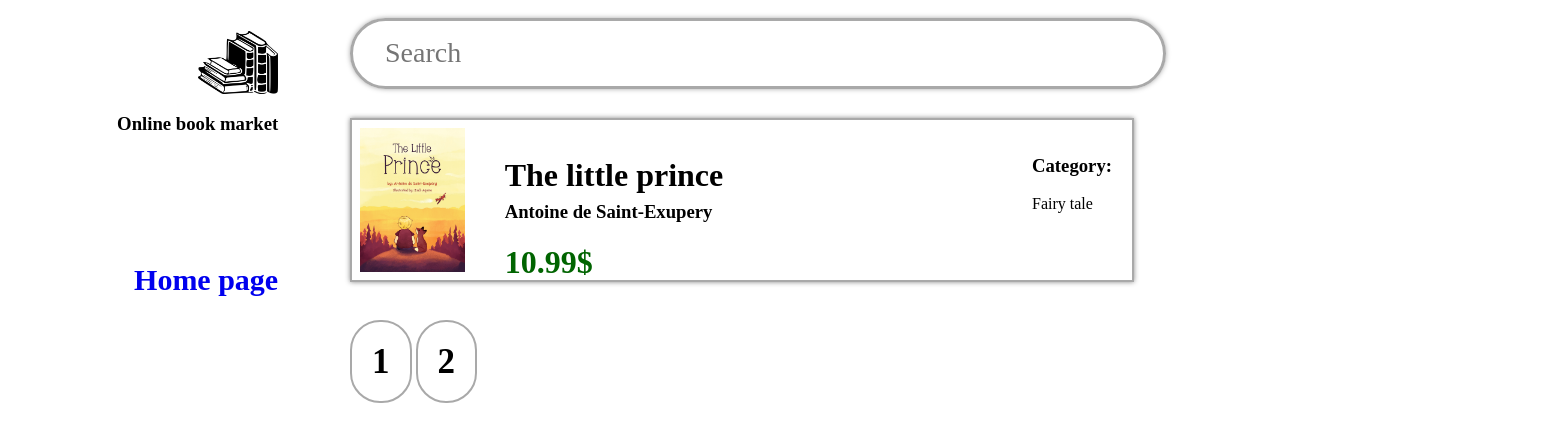
Screenshot of /?page=2 with the database file from the repository.
### market/models.py (models this page shows, shortened)
class Book(models.Model):
    cover_types = [('soft', 'Soft'), ('hard', 'Hard'), ('special', 'Special')]
    name = models.CharField('Book name', max_length=31)
    page_count = models.DecimalField('Numer of pages', max_digits=4, decimal_places=0)
    category = models.ManyToManyField('Category', verbose_name='Categories', limit_choices_to={'id__in': Category.objects.all()[:5]})
    author_name = models.ForeignKey(Author, on_delete=models.CASCADE, related_name='books', null=True)
    price = models.DecimalField('Price', max_digits=4, decimal_places=2)
    cover_type = models.CharField('Cover type', max_length=31, choices=cover_types, blank=True, null=True)
    image = models.ImageField('Load image', upload_to='images/')
    class Meta:
        verbose_name = 'Book'
        verbose_name_plural = 'Books'

class Author(models.Model):
    name = models.CharField('Author', max_length=31)
    def __str__(self):
        return f'{self.name}'
    class Meta:
        verbose_name = 'Author'
        verbose_name_plural = 'Authors'

class Category(models.Model):
    name = models.CharField('Category', max_length=31)
    class Meta:
        verbose_name = 'Category'
        verbose_name_plural = 'Categories'

### market/views.py (the view)
# urls.py: path('', views.BookStore.as_view(), name='home'),
class BookStore(ListView):
    paginate_by = 4
    model = Book
    template_name = 'market/market_home.html'
    context_object_name = 'book_store'
    extra_context = {'title': 'Home page'}
    def get_queryset(self):
        queryset = super().get_queryset()
        for book in queryset:
            book.categories = book.category.all()
            book.num_categories = book.category.count()
        return queryset

### market/templates/market/market_home.html (shortened to what this page needs)
{% load static %}
<!DOCTYPE html>
<html lang="en">
<head>
    <link rel="stylesheet" type="text/css" href="{% static 'market/css/main.css' %}">
</head>
<body>
    <aside>
        <img class="logo" src="{% static 'market/images/logo.png' %}" alt="" draggable="false">
        <h3>Online book market</h3>
        <ul>
            <a href="{% url 'home' %}"><li>Home page</li></a>
        </ul>
    </aside>
    <header>
        <div class="search_bar">
            <input type="text" class="search_field" placeholder="Search" required minlength="2" maxlength="64"/>
        </div>
    </header>
    <main>
        {% block content %}
            <div class="content">
                {% for book in book_store %}
                    <a class="book_link" href="{% url 'book-info' book.id %}">
                        <div class="element">
                            <img class="book_cover" src="{{book.image.url}}" alt="Book Image">
                            <ul class="book_info">
                                <li class="book_title"><h1>{{book.name}}</h1></li>
                                <li class="book_author"><h3>{{book.author_name}}</h3></li>
                                <li class="book_price"><h1>{{book.price}}$</h1></li>
                            </ul>
                            <ul class="book_category">
                                <h3 class="category">Category:  </h3>
                                {% for category in book.categories.all %}
                                    <li class="">{{ category.name }}</li>
                                {% endfor %}
                            </ul>
                        </div>
                    </a>
                {% endfor %}
            </div>
            <div class="num_of_pages">
                {% for p in paginator.page_range %}
                    {% if page_obj.has_other_pages %}
                        <a class="page_number" href="?page={{p}}">{{p}}</a>
                    {% endif %}
                {% endfor %}
            </div>
        {% endblock %}
    </main>
</body>
</html>

### static/market/css/main.css (style rules this page uses)
aside { float: left; width: 16%; height: 100vh; padding: 1.5%; border-radius: 15px; border: 10px; }
aside .logo { width: 10vh; float: right; }
aside h3 { position: relative; float: right; font-family: "Bookman Old Style"; margin-left: 40px; text-align: right; }
aside ul { margin-top: 100px; list-style: none; float: right; }
aside a { text-decoration: none; }
aside li { display: block; margin-top: 10px; margin-left: -10px; font-size: 30px; font-weight: bold; font-family: Calibri; }
header { font-size: 3em; position: absolute; font-family: "Book Antiqua"; font-weight: bold; padding-left: 30px; padding-top: 10px; height: 7vh; width: 1500px; margin-left: 20%; }
header .search_bar { height: 50px; width: 50vw; border: 3px solid darkgrey; border-radius: 50px; text-align: left; padding-left: 30px; padding-top: 15px; box-shadow: darkgrey 0px 0px 5px; }
.search_field, .search_field::before, .search_field::after { box-sizing: border-box; appearance: none; outline: none; border: none; }
header .search_field { position: relative; float: left; display: block; font-family: Georgia; font-size: 28px; width: 45vw; }
main { position: absolute; float: left; height: 120vh; width: 50vw; padding: 30px; margin-top: 10vh; margin-left: 20%; }
main .element { height: 20vh; width: 50vw; margin-bottom: 20px; border: darkgrey 2px solid; box-shadow: #888888 0px 0px 5px; }
main .book_cover { float: left; margin: 1%; height: 18vh; }
main ul { list-style: none; }
main .book_link, .book_link:visited { text-decoration: none; color: black; }
main .book_info { font-family: Cambria; float: left; height: 18vh; margin-left: -1%; }
main .book_author { margin-top: -15px; }
main .book_price { color: darkgreen; }
main .book_category { position: relative; float: right; margin-right: 20px; font-family: Cambria; }
main .num_of_pages { position: absolute; margin-top: 5vh; }
main .page_number { padding: 20px; text-decoration: none; font-size: 35px; font-weight: bold; font-family: Georgia; color: black; border: darkgrey 2px solid; border-radius: 30px; text-align: center; }

### rows the page displays
Book: image (picture), name "The little prince", author_name "Antoine de Saint-Exupery", price "10.99"
Category: name "Fairy tale"

### other values shown
{{ p }} "1" "2"
